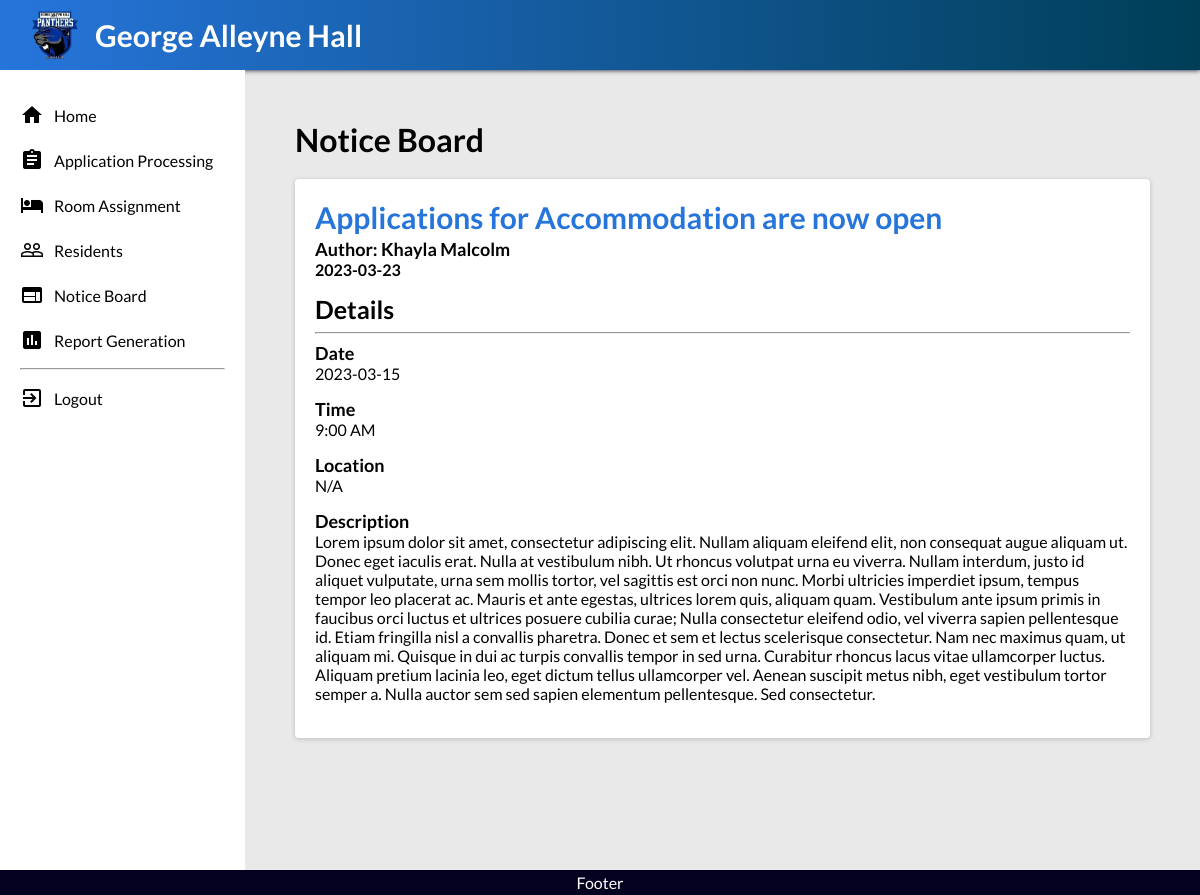
Page /pages/viewNotice.php?id=3 (signed in) on the committed database.
### tables this page shows
CREATE TABLE `Notices` (
  `id` int(11) NOT NULL auto_increment,
  `author` int(11) NOT NULL,
  `post_date` date NOT NULL,
  `title` varchar(100) NOT NULL default ' ',
  `date` date NULL,
  `time` varchar(100) NOT NULL default ' ',
  `location` varchar(100) NOT NULL default ' ',
  `description` varchar(4000) NOT NULL default ' ',
PRIMARY KEY (`id`)
);

CREATE TABLE `Residents` (
  `First Name` varchar(50) NOT NULL default ' ',
  `Last Name` varchar(50) NOT NULL default ' ',
  `Middle Initial` varchar(10) NOT NULL default ' ',
  `Resident ID` int(11) NOT NULL auto_increment,
  `Position` varchar(50) NOT NULL default 'Resident',
  `DOB` date DEFAULT NULL,
  `Nationality` varchar(75) NOT NULL default ' ',
  `Gender` varchar(10) NOT NULL default ' ',
  `Marital Status` varchar(20) NOT NULL default ' ',
  `Family Type` varchar(50) NOT NULL default ' ',
  `Home Address` varchar(100) NOT NULL default ' ',
  `Mailing Address` varchar(100) NOT NULL default ' ',
  `Email Address` varchar(75) NOT NULL default ' ',
  `Phone Number` varchar(15) default ' ',
  `ID Number` int(11) NOT NULL,
  `Contact Name` varchar(50) NOT NULL default ' ',
  `Contact Relationship` varchar(50) NOT NULL default ' ',
  `Contact Telephone` varchar(15) NOT NULL default ' ',
  `Contact Address` varchar(100) NOT NULL default ' ',
  `Contact Email` varchar(75) NOT NULL default ' ',
  `Level of Study` varchar(25) NOT NULL default ' ',
  `Year of Study` varchar(15) NOT NULL default ' ',
  `Programme Name` varchar(50) NOT NULL default ' ',
  `Faculty Name` varchar(75) NOT NULL default ' ',
  `Name of School` varchar(75) NOT NULL default ' ',
  `Room Number` varchar(10) default ' ',
PRIMARY KEY (`Resident ID`)
);

### pages/classAutoloader.php (called while the page is built, shortened)
<?php
function myAutoLoader($className){
    $path = "../classes/";
    $extension = ".class.php";
    $fullPath = $path.$className.$extension;
}
?>

### classes/DB.class.php (called while the page is built, shortened)
<?php
class DB {
    private $host = 'localhost';
    private $username = 'root';
    private $password = '';
    private $dbname = 'georgealleyne';
    public function connect() {
        $conn = new PDO("mysql:host=$this->host;dbname=$this->dbname;charset=utf8mb4", $this->username, $this->password);
        return $conn;
    }
}

### classes/NoticeBoard.class.php (called while the page is built, shortened)
<?php
class NoticeBoard {
    private $db;
    private $noticeList;
    public function __construct() {
        $this->db = new DB();
        $this->noticeList = $this->getAllNotices();
    }
    public function getAllNotices() {
        $stmt = $this->db->connect()->prepare("SELECT * FROM notices");
        $stmt->execute();
        $results = $stmt->fetchAll(PDO::FETCH_ASSOC);
        $noticeList = [];
        foreach ($results as $row){
            $stmt2 = $this->db->connect()->prepare("SELECT * FROM residents WHERE `Resident ID` = :residentID");
            $stmt2->bindValue(':residentID', $row['author'], PDO::PARAM_STR);
            $stmt2->execute();
            $results2 = $stmt2->fetchAll(PDO::FETCH_ASSOC)[0];
            $author = new Resident(
                $results2['First Name'], $results2['Last Name'], $results2['Middle Initial'], $results2['Resident ID'], $results2['Position'],
                $results2['DOB'], $results2['Nationality'], $results2['Gender'], $results2['Marital Status'], $results2['Family Type'], $results2['Home Address'],
                $results2['Mailing Address'], $results2['Email Address'], $results2['Phone Number'], $results2['ID Number'], $results2['Contact Name'],
                $results2['Contact Relationship'], $results2['Contact Telephone'], $results2['Contact Address'], $results2['Contact Email'], $results2['Level of Study'],
                $results2['Year of Study'], $results2['Programme Name'], $results2['Faculty Name'], $results2['Name of School'], $results2['Room Number']
            );
            $notice = new Notice(
              $row['id'], $author, $row['post_date'], $row['title'], $row['date'],
              $row['time'], $row['location'], $row['description']
            );
            array_push($noticeList, $notice);
        }
        return $noticeList;
    }
    public function findNotice($noticeID) {
        $found = false;
        $index = 0;
        foreach ($this->noticeList as $notice) {
            if($notice->getNoticeID() == $noticeID){
              $found = true;
              break;
            }
            $index = $index + 1;
        }
        if ($found == false) {
            return null;
        }
        else {
            return $this->noticeList[$index];
        }
    }
}
?>

### classes/Notice.class.php (called while the page is built, shortened)
<?php
class Notice {
    private $noticeID;
    private $author;
    private $postDate;
    private $noticeDetails;
    public function __construct($noticeID, $author, $postDate, $title, $date, $time, $location, $description) {
        $this->noticeID = $noticeID;
        $this->author = $author;
        $this->postDate = $postDate;
        $this->noticeDetails = new NoticeDetails($title, $date, $time, $description, $location);
    }
    public function getNoticeID() {
        return $this->noticeID;
    }
    public function getAuthor() {
        return $this->author;
    }
    public function getPostDate() {
        return $this->postDate;
    }
    public function getNoticeDetails() {
        return $this->noticeDetails;
    }
}
?>

### classes/NoticeDetails.class.php (called while the page is built, shortened)
<?php
class NoticeDetails {
    private $title;
    private $date;
    private $time;
    private $description;
    private $location;
    public function __construct(
        $title, $date, $time, $description, $location
    )
    {
        $this->title = $title;
        $this->date = $date;
        $this->time = $time;
        $this->description = $description;
        $this->location = $location;
    }
    public function getTitle() {
        return $this->title;
    }
    public function getDate() {
        return $this->date;
    }
    public function getTime() {
        return $this->time;
    }
    public function getDescription() {
        return $this->description;
    }
    public function getLocation() {
        return $this->location;
    }
}
?>

### classes/Resident.class.php (called while the page is built, shortened)
<?php
class Resident {
    private $firstName;
    private $lastName;
    public function __construct(
        $firstName, $lastName, $middleInitial, $residentID, $position,
        $DOB, $nationality, $gender, $maritalStatus, $familyType,
        $homeAddress, $mailingAddress, $emailAddress, $phoneNumber, $studentID, $contactName,
        $contactRelationship, $contactPhone, $contactAddress, $contactEmail, $levelOfStudy,
        $yearOfStudy, $programme, $faculty, $school, $roomNumber
    ){
        $this->firstName = $firstName;
        $this->lastName = $lastName;
    }
    public function getFirstName(){
        return $this->firstName;
    }
    public function getLastName(){
        return $this->lastName;
    }
}

### pages/viewNotice.php (the view, shortened to what this page needs)
<?php
include 'classAutoloader.php';
$noticeBoard = new NoticeBoard();
$notice_to_view = $noticeBoard->findNotice($_GET['id']);
?>
<!DOCTYPE html>
<html lang="en">
<head>
    <link rel="stylesheet" href="css/main.css">
    <link rel="stylesheet" href="css/viewNotice.css">
</head>
<body>
    <?php include '_header.php'; ?>
    <div class="container">
        <?php include '_navigation.php'; ?>
        <main>
            <header>
                <h1 class="title">Notice Board</h1>
            </header>
            <section>
                <h2 class="notice-title"><?php echo $notice_to_view->getNoticeDetails()->getTitle(); ?></h2>
                <h3 class="author">Author: <?php echo $notice_to_view->getAuthor()->getFirstName() . " " . $notice_to_view->getAuthor()->getLastName(); ?></h3>
                <h3 class="post-date"><?php echo $notice_to_view->getPostDate(); ?></h3>
                <div class="content">
                    <h2>Details</h2>
                    <hr>
                    <h3>Date</h3>
                    <p>
                        <?php
                        $date = $notice_to_view->getNoticeDetails()->getDate();
                        if($date == null || trim($date) == "0000-00-00"){
                            echo "N/A";
                        }
                        else{
                            echo $date;
                        }
                        ?>
                    </p>
                    <h3>Time</h3>
                    <p>
                        <?php
                        $time = $notice_to_view->getNoticeDetails()->getTime();
                        if($time == null || trim($time) == ""){
                            echo "N/A";
                        }
                        else{
                            echo $time;
                        }
                        ?>
                    </p>
                    <h3>Location</h3>
                    <p>
                        <?php
                        $location = $notice_to_view->getNoticeDetails()->getLocation();
                        if($location == null || trim($location) == ""){
                            echo "N/A";
                        }
                        else{
                            echo $location;
                        }
                        ?>
                    </p>
                    <h3>Description</h3>
                    <p>
                        <?php
                        $description = $notice_to_view->getNoticeDetails()->getDescription();
                        if($description == null || trim($description) == ""){
                            echo "N/A";
                        }
                        else{
                            echo $description;
                        }
                        ?>
                    </p>
                </div>
            </section>
        </main>
    </div>
    <?php include '_footer.php' ?>
</body>
</html>

### pages/css/main.css (style rules this page uses)
* { -moz-box-sizing: border-box; -webkit-box-sizing: border-box; box-sizing: border-box; }
body { margin: 0; background-color: rgb(233, 233, 233); font-family: 'Lato', sans-serif; }
h1, h2, h3, h4, h5, p { margin: 0; }
.container { display: flex; }
main { padding: 50px; width: 100%; box-shadow: 0 0 10px rgba(black, black, black, 0.5); }
header { display: flex; justify-content: space-between; }
.title { margin-bottom: 20px; font-weight: bold; }
section { background-color: white; padding: 20px; width: 100%; box-shadow: 0px 1px 5px rgba(0, 0, 0, 0.2); border-radius: 4px; }

### pages/css/viewNotice.css (style rules this page uses)
.notice-title { color: rgb(38, 117, 219); font-size: 30px; margin-bottom: 3px; }
.author { font-size: 18px; }
.post-date { font-size: 16px; }
.content h2 { margin-top: 15px; font-size: 25px; }
.content h3 { font-size: 18px; }
.content p { margin-bottom: 15px; }

### rows in the picture
notices: title "Applications for Accommodation are now open", post_date "2023-03-23", date "2023-03-15", time "9:00 AM", description "Lorem ipsum dolor sit amet, consectetur adipiscing elit. Nullam aliquam eleifend elit, non consequat augue aliquam ut. Donec eget iaculis erat. Nulla at vestibulum nibh. Ut rhoncus volutpat urna eu viverra. Nullam interdum, justo id aliquet vulputate, urna sem mollis tortor, vel sagittis est orci non nunc. Morbi ultricies imperdiet ipsum, tempus tempor leo placerat ac. Mauris et ante egestas, ultrices lorem quis, aliquam quam. Vestibulum ante ipsum primis in faucibus orci luctus et ultrices posuere cubilia curae; Nulla consectetur eleifend odio, vel viverra sapien pellentesque id. Etiam fringilla nisl a convallis pharetra. Donec et sem et lectus scelerisque consectetur. Nam nec maximus…"
residents: First Name "Khayla", Last Name "Malcolm"
